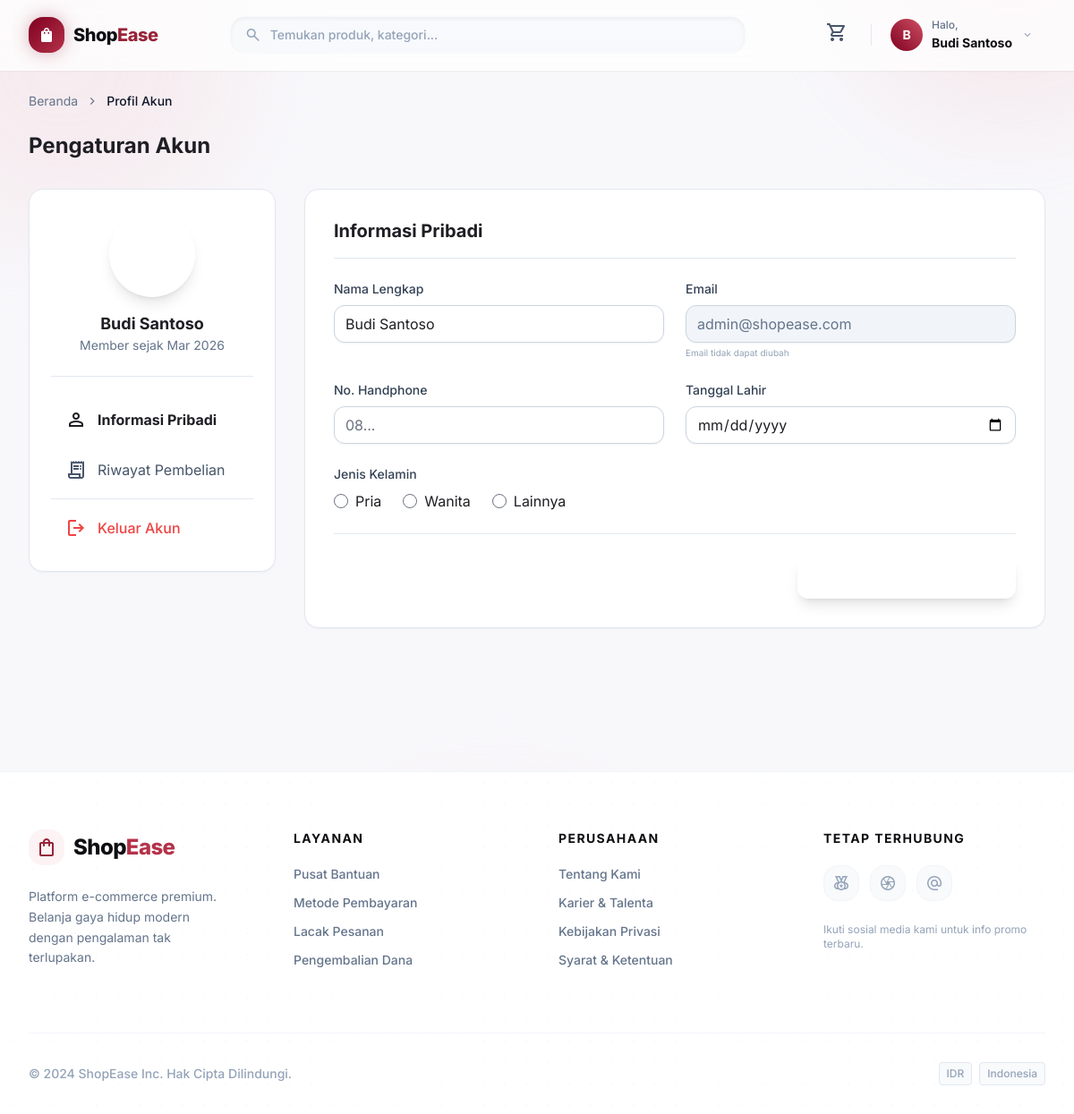
The app's page /profile.php (signed in) with its own data.
### tables this page shows
CREATE TABLE IF NOT EXISTS `users` (
  `id`         INT UNSIGNED NOT NULL AUTO_INCREMENT,
  `name`       VARCHAR(100) NOT NULL,
  `email`      VARCHAR(150) NOT NULL UNIQUE,
  `password`   VARCHAR(255) NOT NULL,
  `phone`      VARCHAR(20)  DEFAULT NULL,
  `gender`     ENUM('male','female','other') DEFAULT NULL,
  `birth_date` DATE         DEFAULT NULL,
  `role`       ENUM('user','admin') NOT NULL DEFAULT 'user',
  `created_at` TIMESTAMP NOT NULL DEFAULT CURRENT_TIMESTAMP,
  PRIMARY KEY (`id`)
);

### config/functions.php (called while the page is built, shortened)
<?php
function getCurrentUser(): ?array {
    $pdo = getDB();
    $stmt = $pdo->prepare('SELECT * FROM users WHERE id = ?');
    $stmt->execute([$_SESSION['user_id']]);
    return $stmt->fetch() ?: null;
}

### profile.php (the view, shortened to what this page needs)
<?php include 'components/header.php'; ?>
<?php
require_once __DIR__ . '/config/functions.php';
$user = getCurrentUser();
?>
<div class="mb-6 flex items-center text-sm text-slate-500">
    <a href="/index.php" class="hover:text-primary hover:underline">Beranda</a>
    <span class="material-symbols-outlined text-[16px] mx-2">chevron_right</span>
    <span class="text-slate-900 dark:text-white font-medium">Profil Akun</span>
</div>
<h2 class="text-2xl font-bold mb-8">Pengaturan Akun</h2>
<div class="flex flex-col lg:flex-row gap-8 items-start">
    <div class="w-full lg:w-1/4">
        <div class="bg-white dark:bg-slate-800 rounded-2xl border border-slate-200 dark:border-slate-700 p-6 shadow-sm sticky top-24">
            <div class="flex flex-col items-center pb-6 border-b border-slate-200 dark:border-slate-700 mb-6">
                <div class="size-24 rounded-full bg-primary flex items-center justify-center text-white font-bold text-3xl mb-4 shadow-lg">
                </div>
                <h3 class="font-bold text-lg"><?= htmlspecialchars($user['name']) ?></h3>
                <p class="text-sm text-slate-500">Member sejak <?= date('M Y', strtotime($user['created_at'])) ?></p>
            </div>
            <nav class="space-y-2">
                <a href="/profile.php" class="flex items-center gap-3 px-4 py-3 rounded-xl bg-primary/10 text-primary font-bold">
                    <span class="material-symbols-outlined">person</span> Informasi Pribadi
                </a>
                <a href="/history.php" class="flex items-center gap-3 px-4 py-3 rounded-xl text-slate-600 dark:text-slate-400 hover:bg-slate-100 dark:hover:bg-slate-700 transition-colors">
                    <span class="material-symbols-outlined">receipt_long</span> Riwayat Pembelian
                </a>
                <div class="h-px bg-slate-200 dark:bg-slate-700 my-2"></div>
                <a href="/auth/logout.php" class="flex items-center gap-3 px-4 py-3 rounded-xl text-red-500 hover:bg-red-50 dark:hover:bg-red-900/20 font-medium transition-colors">
                    <span class="material-symbols-outlined">logout</span> Keluar Akun
                </a>
            </nav>
        </div>
    </div>
    <div class="w-full lg:w-3/4">
        <div class="bg-white dark:bg-slate-800 rounded-2xl border border-slate-200 dark:border-slate-700 p-8 shadow-sm">
            <h3 class="text-xl font-bold mb-6 pb-4 border-b border-slate-200 dark:border-slate-700">Informasi Pribadi</h3>
            <form method="POST" class="space-y-6">
                <div class="grid grid-cols-1 md:grid-cols-2 gap-6">
                    <div>
                        <label class="block text-sm font-medium text-slate-700 dark:text-slate-300 mb-2">Nama Lengkap</label>
                        <input type="text" name="name" value="<?= htmlspecialchars($user['name'] ?? '') ?>"
                            class="w-full rounded-xl border-slate-300 dark:border-slate-600 bg-white dark:bg-slate-900 focus:ring-primary focus:border-primary shadow-sm" required>
                    </div>
                    <div>
                        <label class="block text-sm font-medium text-slate-700 dark:text-slate-300 mb-2">Email</label>
                        <input type="email" value="<?= htmlspecialchars($user['email'] ?? '') ?>" readonly
                            class="w-full rounded-xl border-slate-300 dark:border-slate-600 bg-slate-100 dark:bg-slate-900/50 text-slate-500 cursor-not-allowed shadow-sm">
                        <p class="text-[10px] text-slate-400 mt-1">Email tidak dapat diubah</p>
                    </div>
                    <div>
                        <label class="block text-sm font-medium text-slate-700 dark:text-slate-300 mb-2">No. Handphone</label>
                        <input type="tel" name="phone" value="<?= htmlspecialchars($user['phone'] ?? '') ?>"
                            class="w-full rounded-xl border-slate-300 dark:border-slate-600 bg-white dark:bg-slate-900 focus:ring-primary focus:border-primary shadow-sm" placeholder="08...">
                    </div>
                    <div>
                        <label class="block text-sm font-medium text-slate-700 dark:text-slate-300 mb-2">Tanggal Lahir</label>
                        <input type="date" name="birth_date" value="<?= htmlspecialchars($user['birth_date'] ?? '') ?>"
                            class="w-full rounded-xl border-slate-300 dark:border-slate-600 bg-white dark:bg-slate-900 focus:ring-primary focus:border-primary shadow-sm">
                    </div>
                    <div class="md:col-span-2">
                        <label class="block text-sm font-medium text-slate-700 dark:text-slate-300 mb-2">Jenis Kelamin</label>
                        <div class="flex gap-6">
                            <?php foreach (['male' => 'Pria', 'female' => 'Wanita', 'other' => 'Lainnya'] as $val => $lbl): ?>
                            <label class="flex items-center gap-2 cursor-pointer">
                                <input type="radio" name="gender" value="<?= $val ?>" class="text-primary focus:ring-primary" <?= ($user['gender'] ?? '') === $val ? 'checked' : '' ?>>
                                <span><?= $lbl ?></span>
                            </label>
                            <?php endforeach; ?>
                        </div>
                    </div>
                </div>
                <div class="pt-6 border-t border-slate-200 dark:border-slate-700 flex justify-end">
                    <button type="submit" class="bg-primary hover:bg-primary/90 text-white font-bold py-3 px-8 rounded-xl shadow-lg shadow-primary/30 transition-colors flex items-center gap-2">
                        <span class="material-symbols-outlined">save</span> Simpan Perubahan
                    </button>
                </div>
            </form>
        </div>
    </div>
</div>
<?php include 'components/footer.php'; ?>

### components/header.php (shortened to what this page needs)
<?php
require_once __DIR__ . '/../config/functions.php';
$user      = getCurrentUser();
$userName  = htmlspecialchars($user['name'] ?? 'User');
$userInitial = strtoupper(substr($user['name'] ?? 'U', 0, 1));
?>
<!DOCTYPE html>
<html lang="id">
<head>
    <script src="https://cdn.tailwindcss.com?plugins=forms,container-queries"></script>
    <script id="tailwind-config">
        tailwind.config = {
            darkMode: "class",
            theme: {
                extend: {
                    colors: {
                        primary: {
                            50: '#fdf3f4',
                            100: '#f9e4e6',
                            200: '#f3cdd2',
                            300: '#eaabb4',
                            400: '#de7b8a',
                            500: '#cd4f63',
                            600: '#b43249',
                            700: '#972439',
                            800: '#800020', // Core Maroon
                            900: '#6f1e2f',
                            950: '#3e0c16',
                        },
                        accent: '#0f0f13',
                        surface: '#fcfcfc',
                    },
                    fontFamily: {
                        sans: ['Inter', 'sans-serif'],
                        display: ['Inter', 'sans-serif'],
                    },
                    boxShadow: {
                        'glass': '0 8px 32px 0 rgba(128, 0, 32, 0.05)',
                        'glass-hover': '0 12px 40px 0 rgba(128, 0, 32, 0.12)',
                        'glow': '0 0 20px rgba(128,0,32,0.3)',
                        'glow-lg': '0 0 30px rgba(128,0,32,0.5)',
                    },
                    animation: {
                        'blob': 'blob 7s infinite',
                        'float': 'float 3s ease-in-out infinite',
                        'pulse-slow': 'pulse 3s cubic-bezier(0.4, 0, 0.6, 1) infinite',
                    },
                    keyframes: {
                        blob: {
                            '0%': { transform: 'translate(0px, 0px) scale(1)' },
                            '33%': { transform: 'translate(30px, -50px) scale(1.1)' },
                            '66%': { transform: 'translate(-20px, 20px) scale(0.9)' },
                            '100%': { transform: 'translate(0px, 0px) scale(1)' },
                        },
                        float: {
                            '0%, 100%': { transform: 'translateY(0)' },
                            '50%': { transform: 'translateY(-5px)' },
                        }
                    }
                },
            },
        }
    </script>
</head>
<body class="font-sans min-h-screen antialiased flex flex-col relative overflow-x-hidden selection:bg-primary-200 selection:text-primary-900">
    <div class="fixed inset-0 min-h-screen w-full -z-10 overflow-hidden pointer-events-none opacity-40">
        <div class="absolute top-[-10%] left-[-10%] w-96 h-96 bg-primary-200 rounded-full mix-blend-multiply filter blur-3xl opacity-70 animate-blob"></div>
        <div class="absolute top-[-20%] right-[-10%] w-96 h-96 bg-primary-300 rounded-full mix-blend-multiply filter blur-3xl opacity-50 animate-blob animation-delay-2000"></div>
    </div>
    <div class="sticky top-0 z-50 w-full glass-panel shadow-sm transition-all duration-300" id="navbarWrapper">
        <header class="max-w-7xl mx-auto px-4 md:px-8">
            <div class="py-3.5 flex items-center justify-between gap-4">
                <div class="flex items-center gap-3 shrink-0 group">
                    <a href="/index.php" class="flex items-center gap-2.5 focus:outline-none rounded-xl focus:ring-2 focus:ring-primary-500/50">
                        <div class="size-10 bg-gradient-to-br from-primary-800 to-primary-600 rounded-2xl flex items-center justify-center text-white shadow-glow group-hover:shadow-glow-lg group-hover:rotate-3 transition-all duration-300">
                            <span class="material-symbols-outlined text-[20px] fill-1">shopping_bag</span>
                        </div>
                        <h2 class="text-xl font-extrabold tracking-tight text-accent hidden sm:block">
                            Shop<span class="text-primary-700">Ease</span>
                        </h2>
                    </a>
                </div>
                <form method="GET" action="/index.php" class="hidden md:flex flex-1 max-w-xl mx-8 group">
                    <div class="relative w-full">
                        <div class="absolute inset-y-0 left-0 flex items-center pl-4 pointer-events-none text-slate-400 group-focus-within:text-primary-600 transition-colors">
                            <span class="material-symbols-outlined text-[20px]">search</span>
                        </div>
                        <input name="q" value="<?= htmlspecialchars($_GET['q'] ?? '') ?>"
                            class="block w-full pl-11 pr-4 py-2.5 bg-slate-100/50 hover:bg-slate-100 border-transparent text-accent placeholder:text-slate-400 rounded-2xl focus:bg-white focus:ring-2 focus:ring-primary-500/30 focus:border-primary-500 font-medium text-sm transition-all shadow-inner"
                            placeholder="Temukan produk, kategori..." type="text" autocomplete="off"/>
                    </div>
                </form>
                <div class="flex items-center gap-1.5 sm:gap-3 shrink-0">
                    <a href="/cart.php" class="relative p-2.5 text-slate-600 hover:text-primary-700 hover:bg-primary-50 rounded-2xl transition-all group focus:outline-none focus:ring-2 focus:ring-primary-500/50">
                        <span class="material-symbols-outlined transition-transform duration-300 group-hover:-translate-y-0.5">shopping_cart</span>
                    </a>
                    <div class="relative" id="userMenu">
                        <button onclick="toggleUserMenu()" class="flex items-center gap-2.5 p-1 pr-3 rounded-full hover:bg-slate-100/80 transition-all focus:outline-none focus:ring-2 focus:ring-primary-500/50 border border-transparent hover:border-slate-200">
                            <div class="h-9 w-9 rounded-full bg-gradient-to-tr from-primary-800 to-primary-500 flex items-center justify-center text-white font-bold text-sm shadow-sm ring-2 ring-white">
                                <?= $userInitial ?>
                            </div>
                            <div class="hidden md:flex flex-col items-start leading-none">
                                <span class="text-xs text-slate-500 font-medium mb-0.5">Halo,</span>
                                <span class="text-sm font-bold text-accent truncate max-w-[100px]"><?= $userName ?></span>
                            </div>
                            <span class="material-symbols-outlined text-sm text-slate-400 hidden md:block transition-transform duration-200" id="userMenuCaret">expand_more</span>
                        </button>
                    </div>
                </div>
            </div>
        </header>
    </div>
    <main class="w-full max-w-7xl mx-auto px-4 md:px-8 flex-grow mt-6 pb-20">

### components/header.php (style rules this page uses)
body { background-color: #f8f8fb; color: #1e1e24; }
.fill-1 { font-variation-settings: 'FILL' 1; }
.glass-panel { background: rgba(255, 255, 255, 0.75); backdrop-filter: blur(16px); -webkit-backdrop-filter: blur(16px); border-bottom: 1px solid rgba(255, 255, 255, 0.5); }

### records on screen
users: name "B", name "Budi Santoso", created_at "Mar 2026", email "admin@shopease.com", gender "☐ Pria", gender "☐ Wanita", gender "☐ Lainnya"

### other values on screen
$lbl "Pria"
$lbl "Wanita"
$lbl "Lainnya"
